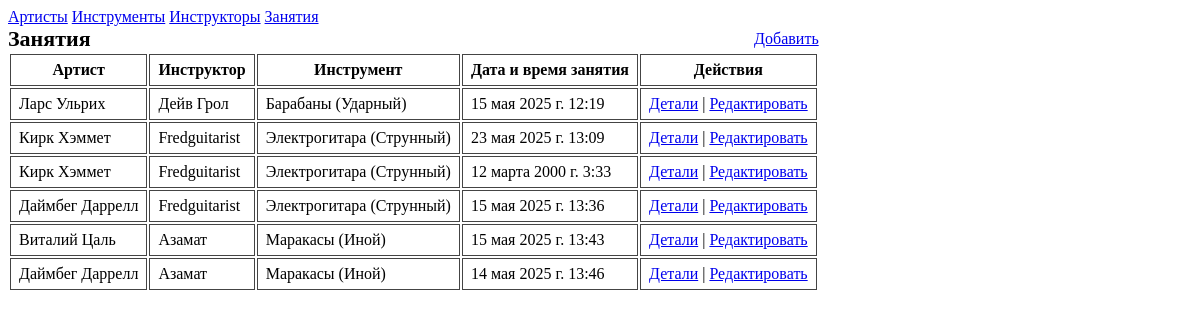
The app's page /, older data.
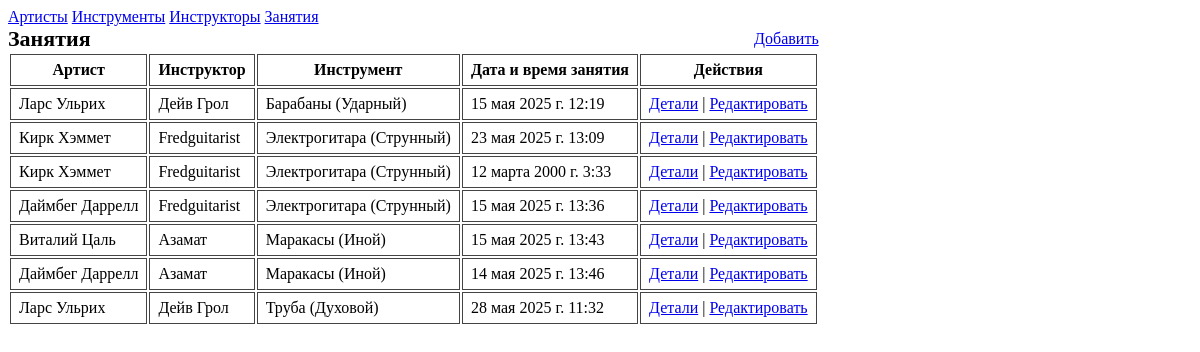
The same page, newer data.
### Application/models.py (models this page shows)
class Artist(models.Model):
    name = models.CharField(max_length=70, verbose_name="Имя артиста")
    age = models.IntegerField(verbose_name="возарст")
    phone = models.CharField(max_length=15, verbose_name="Телефон", validators=[phone_validator])
    required_fields = ['name']
    class Meta:
        verbose_name = "артист"
        verbose_name_plural = "артисты"
    def __str__(self):
        return f"{self.name}"

class Instructor(models.Model):
    name = models.CharField(max_length=70, verbose_name="Имя инструктора")
    phone = models.CharField(max_length=15, verbose_name="Телефон", validators=[phone_validator])
    specialization = models.CharField(max_length=150, verbose_name="Специализация")
    required_fields = ['name']
    class Meta:
        verbose_name = "инструктор"
        verbose_name_plural = "инструкторы"
    def __str__(self):
        return f"{self.name}"

class Lesson(models.Model):
    artist = models.ForeignKey(Artist, on_delete=models.CASCADE, verbose_name="Артист")
    instructor = models.ForeignKey(Instructor, on_delete=models.CASCADE, verbose_name="Инструктор")
    instrument = models.ForeignKey(Instrument, on_delete=models.CASCADE, verbose_name="Инструмент")
    lesson_date = models.DateTimeField(verbose_name="Дата и время занятия")
    required_fields = ['artist', 'instructor', 'instrument', 'lesson_date']
    class Meta:
        verbose_name = "занятие"
        verbose_name_plural = "занятия"

### Application/views.py (the view)
# urls.py: path('', views.LessonView, name='LessonView'),
def LessonView(request):
    return ViewFromForm(request, Lesson, "Занятия")

### Application/models.py (called while the page is built)
    def __str__(self):
        return f"{self.name} ({self.type})"

### Application/views.py (called while the page is built)
def ViewFromForm(request, Model, title):
    queryset = Model.objects.all()
    required = getattr(Model, 'required_fields', [])
    fields = [Model._meta.get_field(field_name).verbose_name for field_name in required]
    objects = []
    for el in queryset:
        obj = [getattr(el, 'id')]
        for field_name in required:
            val = getattr(el, field_name)
            if not isinstance(val, (datetime.date, datetime.datetime)):
                val = str(val)
            obj.append(val)
        objects.append(obj)
    return render(request, 'list.html', {
        'title': title,
        'fields': fields,
        'objects': objects,
        'model_name': Model.__name__
    })

### Application/templates/list.html (shortened to what this page needs)
{% extends 'header.html' %}
{% block in_body %}
<table>
  <caption>
    <div class="cap">
      <span> {{ title }} </span>
      <a href="/{{ model_name }}/create/"> Добавить </a>
    </div>
  </caption>
  <thead>
    <tr>
      {% for field in fields %}
        <th>{{ field }}</th>
      {% endfor %}
      <th>Действия</th>
    </tr>
  </thead>
  <tbody>
    {% for obj in objects %}
      <tr>
        {% for value in obj %}
          {% if not forloop.first %}
            <td>{{ value }}</td>
          {% endif %}
        {% endfor %}
        <td>
          <a href="/{{ model_name }}/{{ obj.0 }}/detail/">Детали</a>
          |
          <a href="/{{ model_name }}/{{ obj.0 }}/edit/">Редактировать</a>
        </td>
      </tr>
    {% endfor %}
  </tbody>
</table>
{% endblock %}

Row changes from the older to the newer data that the page shows:
added Lesson: obj "28 мая 2025 г. 11:32"
Text that changed along with them:
new list line: "Ларс Ульрих"
new list line: "Дейв Грол"
new list line: "Труба (Духовой) Детали | Редактировать"
